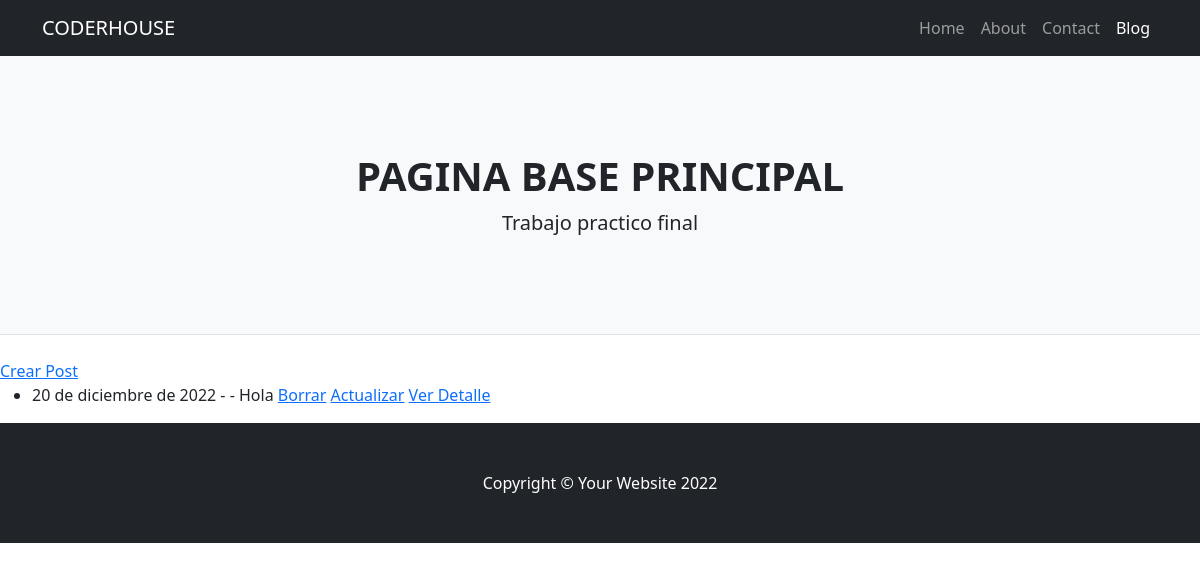
Page /ejemplo_dos/listar/ on the earlier database version.
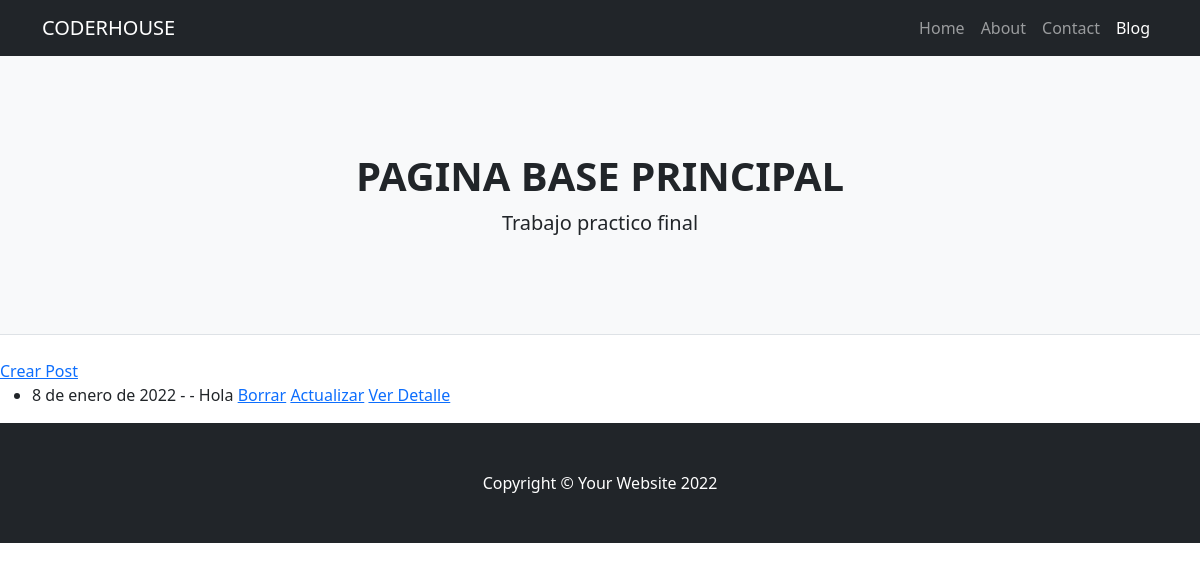
Same page on the later database version.
### ejemplo_dos/models.py (models this page shows)
class Post(models.Model):
    titulo = models.CharField(max_length=100)
    sub_titulo = models.CharField(max_length=100)
    texto = models.TextField(max_length=3000)
    publicado_el = models.DateField()

### ejemplo_dos/views.py (the view)
# urls.py: path('ejemplo_dos/listar/', PostList.as_view(), name="ejemplo_dos_listar"),
class PostList(ListView):
    model = Post

### ejemplo_dos/templates/ejemplo_dos/post_list.html
{% extends 'ejemplo_dos/base.html' %}
{% block contenido%}
<a href="{% url 'ejemplo_dos_crear' %}">Crear Post</a>
<ul>
{% for post in object_list %}
    <li>
        {{post.publicado_el}} - - {{post.titulo}}
        <a href="{% url 'ejemplo_dos_borrar' post.id %}">Borrar</a>
        <a href="{% url 'ejemplo_dos_actualizar' post.id %}">Actualizar</a>
        <a href="{% url 'ejemplo_dos_detalle' post.id %}">Ver Detalle</a>
    </li>
{% endfor %}
</ul>
{% endblock %}

Differences in the rows shown:
removed Post: publicado_el "20 de diciembre de 2022", titulo "Hola"
added Post: publicado_el "8 de enero de 2022", titulo "Hola"
